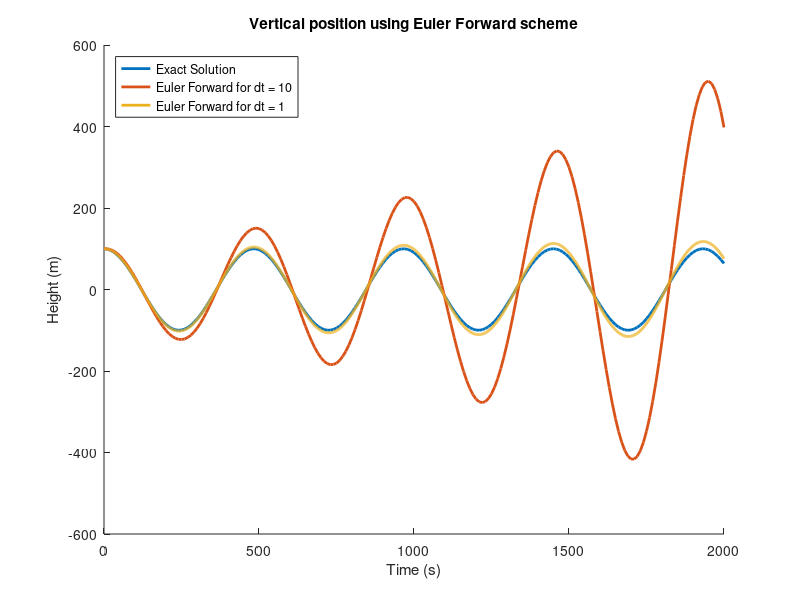
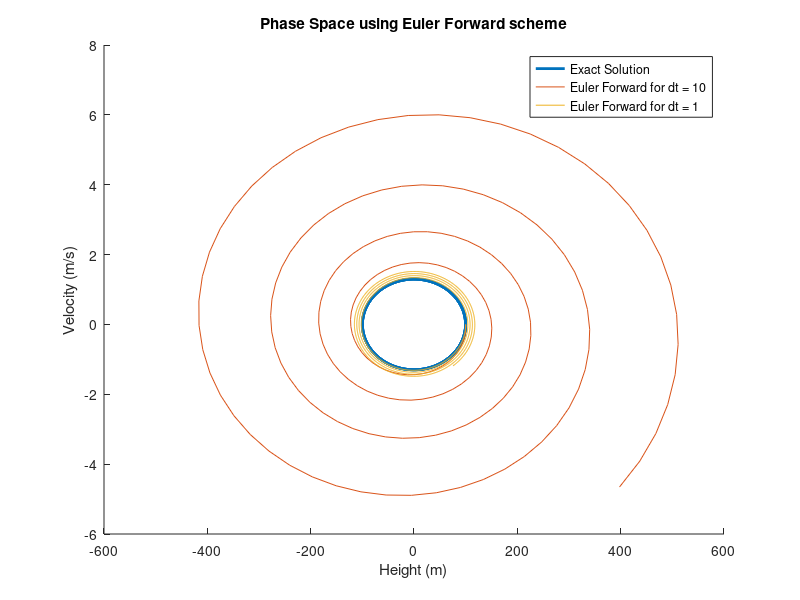
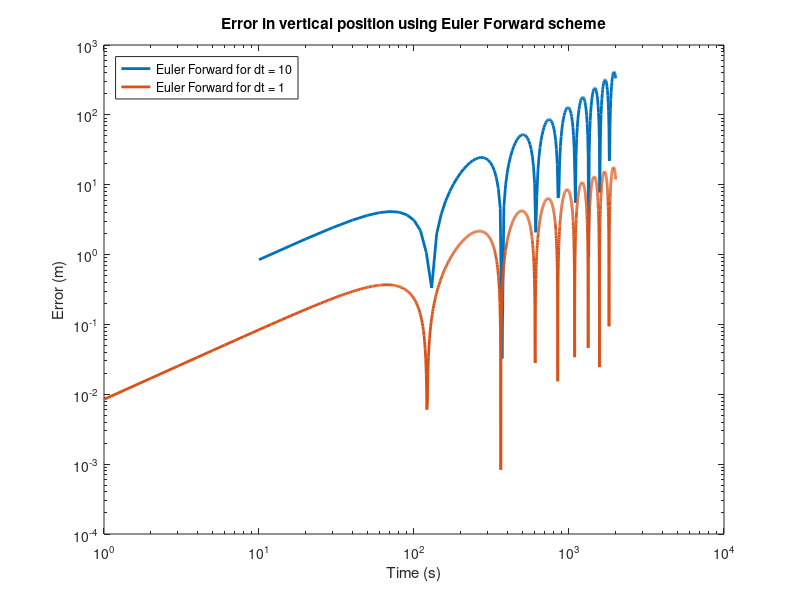
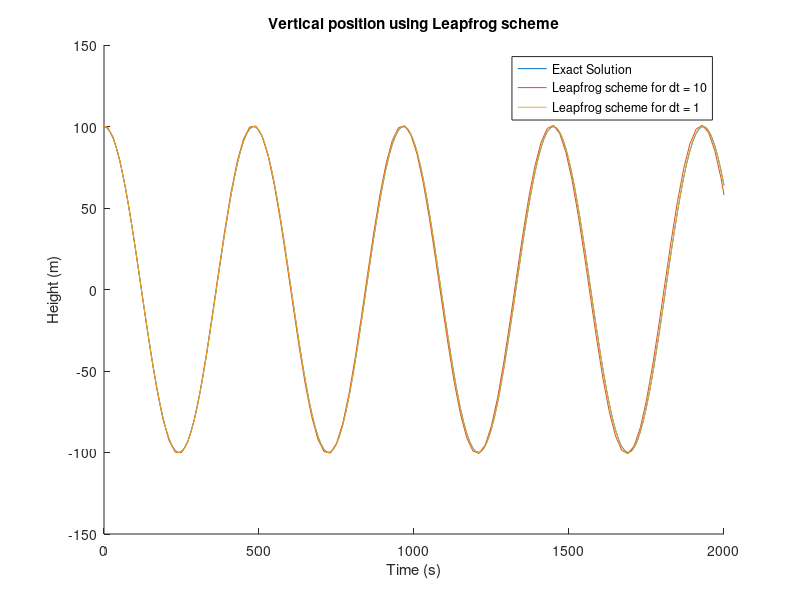

These figures' MATLAB source, in order:
%% Declare Constants
g = 9.81; % acceleration due to gravity in m/s^2
theta = 290; % temperature in K
dtheta_dz = 5/1000; % change in temperature as height increases in K/m
z1 = 100; % initial height in m
w1 = 0; % initial velocity in m/s
T = 2000; % final time in s
N = sqrt((g/theta)*dtheta_dz); % Brunt-Väisäla frequency in Hz
%% EF delta_t = 10
delta_t = 10; % time step in s

t10 = linspace(0,T,T/delta_t+1); % time array with dt = 10
z_exact_10 = z1*cos(N*t10); % exact solution for height
w_exact_10 = -z1*N*sin(N*t10); % exact solution for velocity
n_total = T/delta_t; % total points

w_approx_10(1) = w1; % set I.C.
z_approx_10(1) = z1;
for i = 1:n_total
    w_approx_10(i+1) = w_approx_10(i) + delta_t*(-N^2)*z_approx_10(i);
    z_approx_10(i+1) = z_approx_10(i) + delta_t*w_approx_10(i);
end

epsilon_z_10 = abs(z_exact_10 - z_approx_10); % error
epsilon_w_10 = abs(w_exact_10 - w_approx_10);

%% EF delta_t = 1
delta_t = 1; % time step in s

t1 = linspace(0,T,T/delta_t+1);
z_exact_1 = z1*cos(N*t1); % exact solution for height
w_exact_1 = -z1*N*sin(N*t1);
n_total = T/delta_t;

w_approx_1(1) = w1;
z_approx_1(1) = z1;
for i = 1:n_total
    w_approx_1(i+1) = w_approx_1(i) + delta_t*(-N^2)*z_approx_1(i);
    z_approx_1(i+1) = z_approx_1(i) + delta_t*w_approx_1(i);
end

epsilon_z_1 = abs(z_exact_1 - z_approx_1);
epsilon_w_1 = abs(w_exact_1 - w_approx_1);
%% Plot 1 for EF
figure(1)
clf
hold on
plot(t10,z_exact_10, 'LineWidth', 2.0)
plot(t10,z_approx_10, 'LineWidth', 2.0)
plot(t1,z_approx_1, 'LineWidth', 2.0)
legend('Exact Solution', 'Euler Forward for dt = 10', 'Euler Forward for dt = 1', 'Location', 'northwest')
title('Vertical position using Euler Forward scheme')
xlabel('Time (s)')
ylabel('Height (m)')
%% Plot 2 for EF
figure(2);
clf
hold on
plot(z_exact_10,w_exact_10, 'LineWidth', 2.0)
plot(z_approx_10,w_approx_10)
plot(z_approx_1,w_approx_1)
legend('Exact Solution', 'Euler Forward for dt = 10', 'Euler Forward for dt = 1')
title('Phase Space using Euler Forward scheme')
xlabel('Height (m)')
ylabel('Velocity (m/s)')
%% Plot 3 for EF
figure(3);
clf
loglog(t10,epsilon_z_10, 'LineWidth', 2.0)
hold on
loglog(t1,epsilon_z_1, 'LineWidth', 2.0)
legend('Euler Forward for dt = 10', 'Euler Forward for dt = 1', 'Location', 'northwest')
title('Error in vertical position using Euler Forward scheme')
xlabel('Time (s)')
ylabel('Error (m)')
%% Leapfrog delta = 10
delta_t = 10;
n_total = T/delta_t;

w_approx_10(1) = w1;
z_approx_10(1) = z1;
w_approx_10(2) = w1 + delta_t*(-N^2)*z_approx_10(1);
z_approx_10(2) = z1 + delta_t*w_approx_10(1);
for i = 2:n_total
    w_approx_10(i+1) = w_approx_10(i-1) + 2*delta_t*(-N^2)*z_approx_10(i);
    z_approx_10(i+1) = z_approx_10(i-1) + 2*delta_t*w_approx_10(i);
end

epsilon_z_10 = abs(z_exact_10 - z_approx_10);
epsilon_w_10 = abs(w_exact_10 - w_approx_10);
%% Leapfrog delta = 1
delta_t = 1;
n_total = T/delta_t;

w_approx_1(1) = w1;
z_approx_1(1) = z1;
w_approx_1(2) = w1 + delta_t*(-N^2)*z_approx_1(1);
z_approx_1(2) = z1 + delta_t*w_approx_1(1);
for i = 2:n_total
    w_approx_1(i+1) = w_approx_1(i-1) + 2*delta_t*(-N^2)*z_approx_1(i);
    z_approx_1(i+1) = z_approx_1(i-1) + 2*delta_t*w_approx_1(i);
end

epsilon_z_1 = abs(z_exact_1 - z_approx_1);
epsilon_w_1 = abs(w_exact_1 - w_approx_1);
%% Plot 1 for Leapfrog
figure(4)
clf
hold on
plot(t10,z_exact_10)
plot(t10,z_approx_10)
plot(t1,z_approx_1)
legend('Exact Solution', 'Leapfrog scheme for dt = 10', 'Leapfrog scheme for dt = 1')
title('Vertical position using Leapfrog scheme')
xlabel('Time (s)')
ylabel('Height (m)')
%% Plot 2 for EF
figure(5);
clf
hold on
plot(z_exact_10,w_exact_10)
plot(z_approx_10,w_approx_10)
plot(z_approx_1,w_approx_1)
legend('Exact Solution', 'Leapfrog scheme for dt = 10', 'Leapfrog scheme for dt = 1')
title('Phase Space using Leapfrog scheme')
xlabel('Height (m)')
ylabel('Velocity (m/s)')
%% Plot 3 for EF
figure(6);
clf
loglog(t10,epsilon_z_10)
hold on
loglog(t1,epsilon_z_1)
legend('Leapfrog scheme for dt = 10', 'Leapfrog scheme for dt = 1', 'Location', 'northwest')
title('Error in vertical position using Leapfrog scheme')
xlabel('Time (s)')
ylabel('Error (m)')